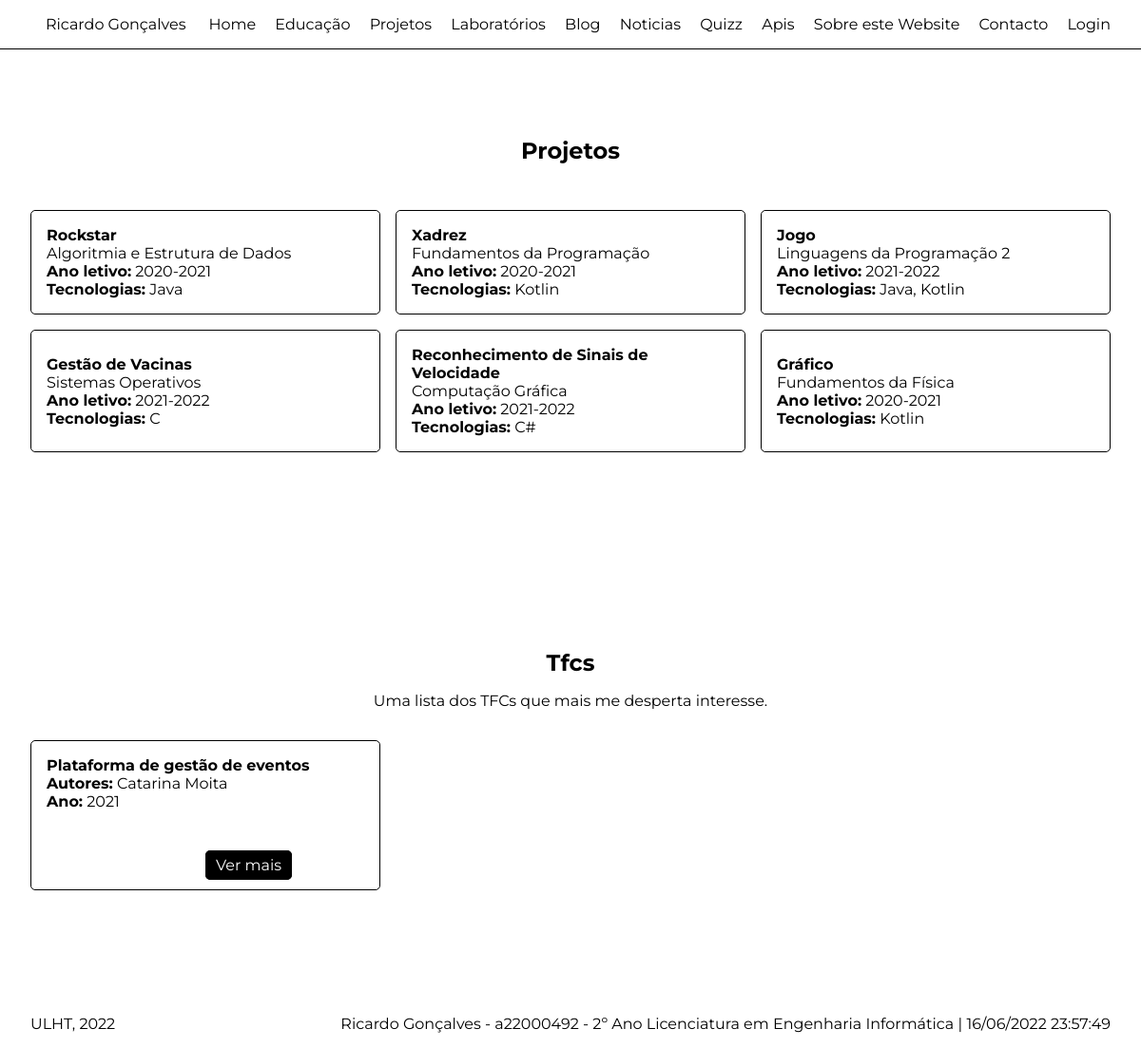
The app's page /projetos, older data.
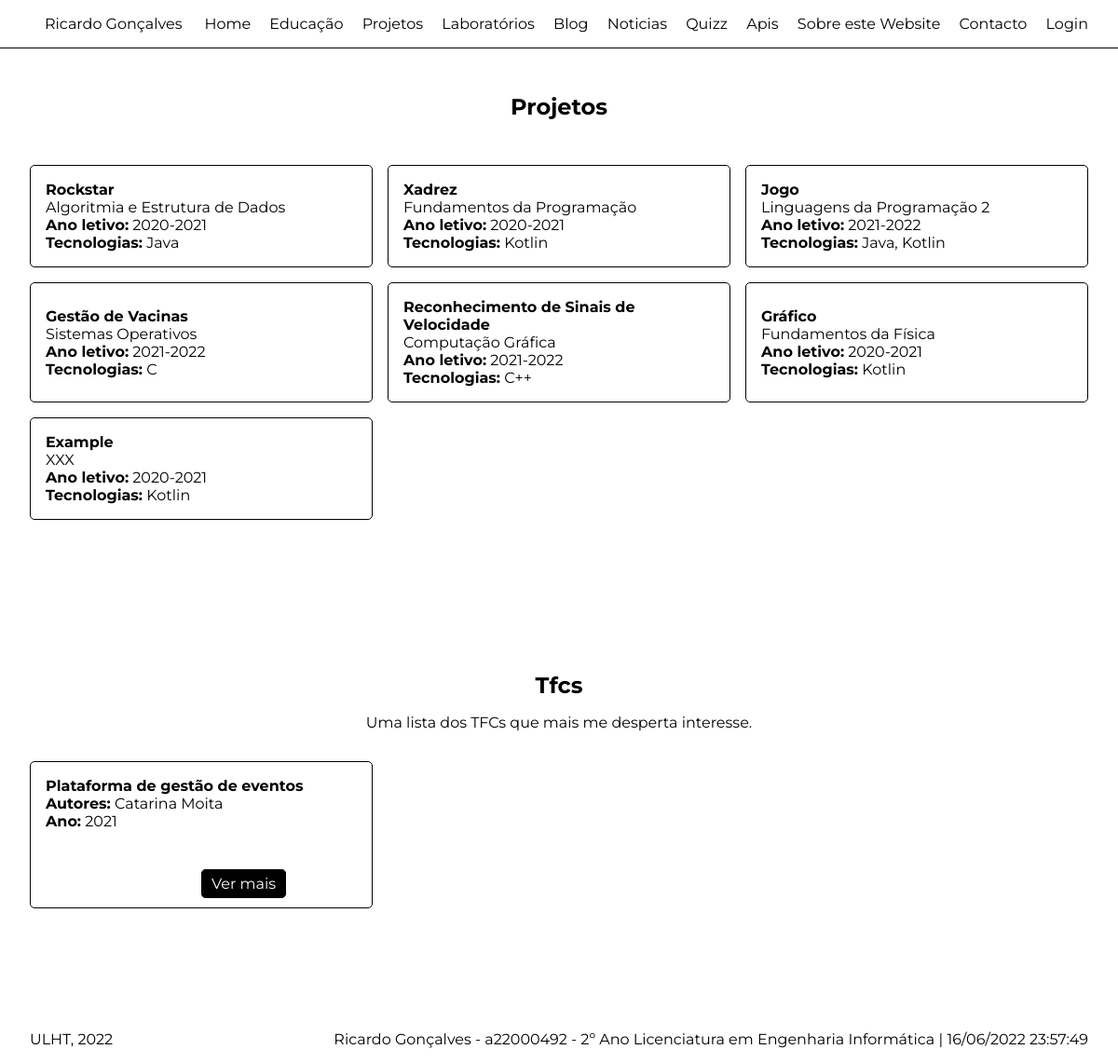
The same page, newer data.
### portfolio/models.py (models this page shows, shortened)
class Projeto(models.Model):
  nome = models.CharField(max_length=100)
  disciplina = models.CharField(max_length=100, blank=True)
  ano_letivo = models.CharField(max_length=100, blank=True)
  tecnologias = models.CharField(max_length=100, blank=True)

class Tfc(models.Model):
  autores = models.CharField(max_length=500)
  ano = models.IntegerField()
  titulo = models.CharField(max_length=100)
  resumo = models.TextField()
  imagem = models.ImageField(upload_to=posts_resolution_path, blank=True)
  relatorio = models.CharField(max_length=100, blank=True)
  github = models.CharField(max_length=100, blank=True)
  video = models.CharField(max_length=100, blank=True)

### portfolio/views.py (the view)
# urls.py: path('projetos', views.projetos_page_view, name='projetos'),
def projetos_page_view(request):
  context = {
    'projetos': Projeto.objects.all(),
    'tfcs': Tfc.objects.all()
  }
  return render(request, 'portfolio/projetos.html', context)

### portfolio/templates/portfolio/projetos.html (shortened to what this page needs)
{% extends 'portfolio/layout.html' %}
{% block main %}
  <section>
    <div class="container content content-center">
      <h1>Projetos</h1>
      <div class="projetos">
        {% for projeto in projetos %}
          <div class="tfc">
            <h4>{{ projeto.nome }}</h4>
            <p>{{ projeto.disciplina }}</p>
            <p><strong>Ano letivo:</strong> {{ projeto.ano_letivo }}</p>
            <p><strong>Tecnologias:</strong> {{ projeto.tecnologias }}</p>
          </div>
        {% endfor %}
      </div>
    </div>
  </section>
  <section>
    <div class="container content content-center">
      <h1>Tfcs</h1>
      <p>Uma lista dos TFCs que mais me desperta interesse.</p>
      <div class="projetos">
        {% for tfc in tfcs %}
          <div class="tfc">
            <h4>{{ tfc.titulo }}</h4>
            <p><strong>Autores:</strong> {{ tfc.autores }}</p>
            <p><strong>Ano:</strong> {{ tfc.ano }}</p>
            <div class="aditional-info">
              <div>
              </div>
              <div>
                <a href="{% url 'portfolio:tfc_detail' tfc.id %}" class="btn-primary">Ver mais</a>
              </div>
            </div>
          </div>
        {% endfor %}
      </div>
    </div>
  </section>
{% endblock %}

### portfolio/templates/portfolio/layout.html (shortened to what this page needs)
<!DOCTYPE html>
{% load static %}
<html lang="en">
<head>
  {% load static %}
  <link rel="stylesheet" href="{% static 'portfolio/css/estilos.css' %}">
</head>
<body>
  <header>
    <div>
      <a href="{% url 'portfolio:home' %}">Ricardo Gonçalves</a>
    </div>
    <nav>
      <a href="{% url 'portfolio:home' %}">Home</a>
      <a href="{% url 'portfolio:educacao' %}">Educação</a>
      <a href="{% url 'portfolio:projetos' %}">Projetos</a>
      <a href="{% url 'portfolio:laboratorios' %}">Laboratórios</a>
      <a href="{% url 'portfolio:blog' %}">Blog</a>
      <a href="{% url 'portfolio:noticias' %}">Noticias</a>
      <a href="{% url 'portfolio:quizz' %}">Quizz</a>
      <a href="{% url 'portfolio:apis' %}">Apis</a>
      <a href="{% url 'portfolio:sobre' %}">Sobre este Website</a>
      <a href="{% url 'portfolio:contacto' %}">Contacto</a>
      {% if request.user.is_authenticated %}
        <a href="{% url 'portfolio:logout' %}">Logout</a>
      {% else %}
        <a href="{% url 'portfolio:login' %}">Login</a>
      {% endif %}
    </nav>
  </header>
  <main>
    {% block main %}
    {% endblock main %}
  </main>
  <footer class="container">
    <div>
      <p>ULHT, 2022</p>
    </div>
    <div>
      <p>
        Ricardo Gonçalves - a22000492 - 2º Ano Licenciatura em Engenharia Informática
        <span class="time-slot"></span>
      </p>
    </div>
  </footer>
  {% load static %}
</body>
</html>

### portfolio/static/portfolio/css/estilos.css (style rules this page uses)
* { padding: 0; margin: 0; box-sizing: border-box; font-family: 'Montserrat', sans-serif; }
.container { max-width: 1350px; margin: 0 auto; padding: 1rem 2rem; }
h1 { padding: 1rem 0; }
header { display:flex; padding: 1rem 2rem; align-items: center; justify-content: space-between; border-bottom: 1px solid black; color: black; }
header a { color: black; margin-left: 1rem; text-decoration: none; }
main { min-height: 85vh; }
footer { display: flex; padding: 1rem 0; }
footer > div:first-child { flex: 1; }
.content { display: flex; align-items: center; min-height: 500px; }
.content.content-center { padding: 2rem; justify-content: center; flex-direction: column; }
.projetos, .posts { display: grid; width: 100%; grid-template-columns: 1fr 1fr 1fr; gap: 1rem; margin-top: 2rem; }
.post .aditional-info, .tfc .aditional-info { display: flex; width: 100%; padding-top: 3rem; }
.post .aditional-info > div, .tfc .aditional-info > div { flex: 1; }
a { text-decoration: none; }
.projetos > div, .posts > div { display: flex; padding: 1rem; justify-content: center; flex-direction: column; border-radius: 5px; border: 1px solid black; }
.btn-primary { padding: 5px 10px; appearance: none; color: white; background: black; border: 1px solid black; border-radius: 5px; cursor: pointer; transition: all 200ms; }

Row changes from the older to the newer data that the page shows:
changed Projeto "Reconhecimento de Sinais de Velocidade": tecnologias "C#" → "C++"
added Projeto: nome "Example", disciplina "XXX", ano_letivo "2020-2021", tecnologias "Kotlin"
